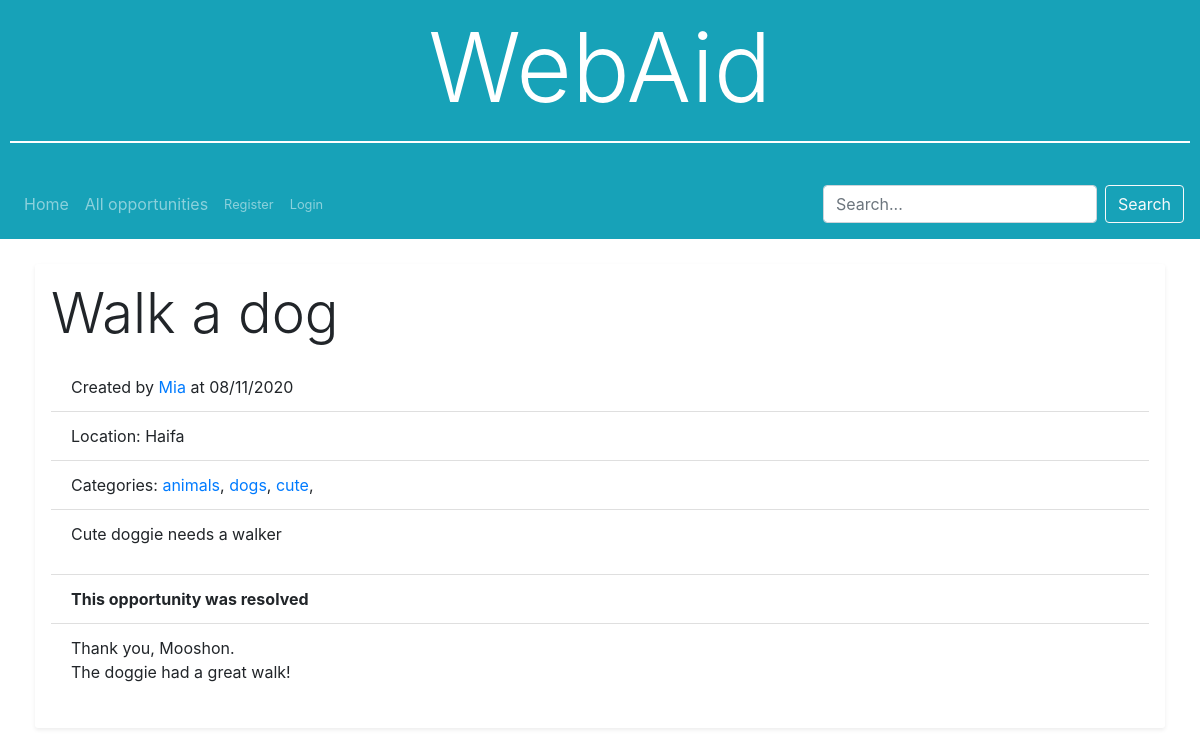
Page /opportunity/2 on the committed database.
### WebAid/models.py (models this page shows, shortened)
class Opportunity(models.Model):
    title = models.CharField(max_length=64)
    description = models.TextField()
    creator = models.ForeignKey(User, on_delete=models.CASCADE, related_name='opportunities')
    location = models.CharField(max_length=64)
    categories = models.TextField() # Create categories
    creation_time = models.DateTimeField(auto_now_add=True)
    resolved = models.OneToOneField('Resolve', null=True, blank=True, on_delete=models.PROTECT, related_name='opportunity')
    class Meta:
        verbose_name_plural = "Opportunities"

class User(AbstractUser):
    skills = models.TextField()
    location = models.CharField(max_length=64)

class Resolve(models.Model):
    resolvers = models.ManyToManyField(User, related_name='resolved')
    summary = models.TextField(max_length=1000)

### WebAid/views.py (the view, shortened to what this page needs)
# urls.py: path('opportunity/<int:opportunity_id>', views.opportunity, name='opportunity'),
@csrf_exempt
def opportunity(request, opportunity_id):
    try:
        opp = Opportunity.objects.get(pk=opportunity_id)
    except ObjectDoesNotExist:
        return HttpResponseRedirect(reverse('opportunities'))
    opp.creation_time = opp.creation_time.strftime("%d/%m/%Y")
    categories = []
    for category in opp.categories.split(','):
        categories.append(category.strip())
        opp.categories = categories
    return render(request, 'WebAid/opportunity.html', {
        'opportunity': opp,
        'form': NewConversationForm({'subject': f'Volunteering for {opp.title}', 'users': opp.creator.username}),
        'resolve_form': ResolveOpportunityForm()
    })

### WebAid/extras/forms.py
class NewConversationForm(forms.Form):
    subject = forms.CharField(widget=forms.TextInput(attrs={'placeholder': 'Subject', 'class': 'form-control'}), max_length=64)
    users = forms.CharField(widget=forms.TextInput(attrs={'placeholder': 'Users, separated by commas', 'class': 'form-control'}), max_length=64)

class ResolveOpportunityForm(forms.Form):
    resolvers = forms.CharField(widget=forms.Textarea(attrs={'placeholder': 'The users that helped you, separated by commas', 'rows': '2', 'class': 'form-control'}), max_length=1000, required=False)
    summary = forms.CharField(widget=forms.Textarea(attrs={'placeholder': 'Summary of this opportunity', 'rows': '5', 'class': 'form-control'}), max_length=1000)

### WebAid/templates/WebAid/opportunity.html (shortened to what this page needs)
{% extends 'WebAid/layout.html' %}
{% block body %}
<div class="row">
  <div class="col box-style shadow-sm p-3">
    <p class="display-4 edit-hide">{{ opportunity.title }}</p>
    <ul class="list-group list-group-flush">
      <li class="list-group-item">Created by <a href="{% url 'user' user_id=opportunity.creator.id %}">{{ opportunity.creator }}</a> at {{ opportunity.creation_time }}</li>
      <li class="list-group-item edit-hide">Location: {{ opportunity.location }}</li>
      <li class="list-group-item edit-hide">Categories:{% for category in opportunity.categories %} <a href="../opportunities/1?category={{ category }}">{{ category }}</a>,{% endfor %}</li>
      <li class="list-group-item opportunity edit-hide">
        <p>{{ opportunity.description }}</p>
      </li>
      {% if request.user == opportunity.creator and not opportunity.resolved %}
      <a class="list-group-item list-group-item-action" id="edit">Edit this opportunity</a>
      <a class="list-group-item list-group-item-action" id="resolve">Resolve opportunity</a>
      <form class="form" action="{% url 'opportunity' opportunity_id=opportunity.id %}" method="post" id="resolve-form">
        {% csrf_token %}
        {% for field in resolve_form %}
          <p class="form-group">
             {{ field }}
             <small class="form-text text-muted">
               {{ field.errors.as_text }}
             </small>
          </p>
       {% endfor %}
       <input type="submit" class="btn btn-info" value="Resolve"></input>
      </form>
      {% elif opportunity.resolved %}
      <li class="list-group-item font-weight-bold">This opportunity was resolved</li>
      {% if opportunity.resolved.summary %}<li class="list-group-item opportunity"><p>{{ opportunity.resolved.summary }}</p></li>{% endif %}
      {% endif %}
    </ul>
  </div>
</div>
{% endblock %}

### WebAid/static/WebAid/styles.css (style rules this page uses)
.box-style { margin: 5px; border-radius: 3px; }
.opportunity p { white-space: pre-wrap; }

### rows in the picture
Opportunity: title "Walk a dog", creator "Mia", creation_time "08/11/2020", location "Haifa", description "Cute doggie needs a walker", resolved.summary "Thank you, Mooshon. The doggie had a great walk!"

### other values in the picture
{{ category }} "animals" "dogs" "cute"
